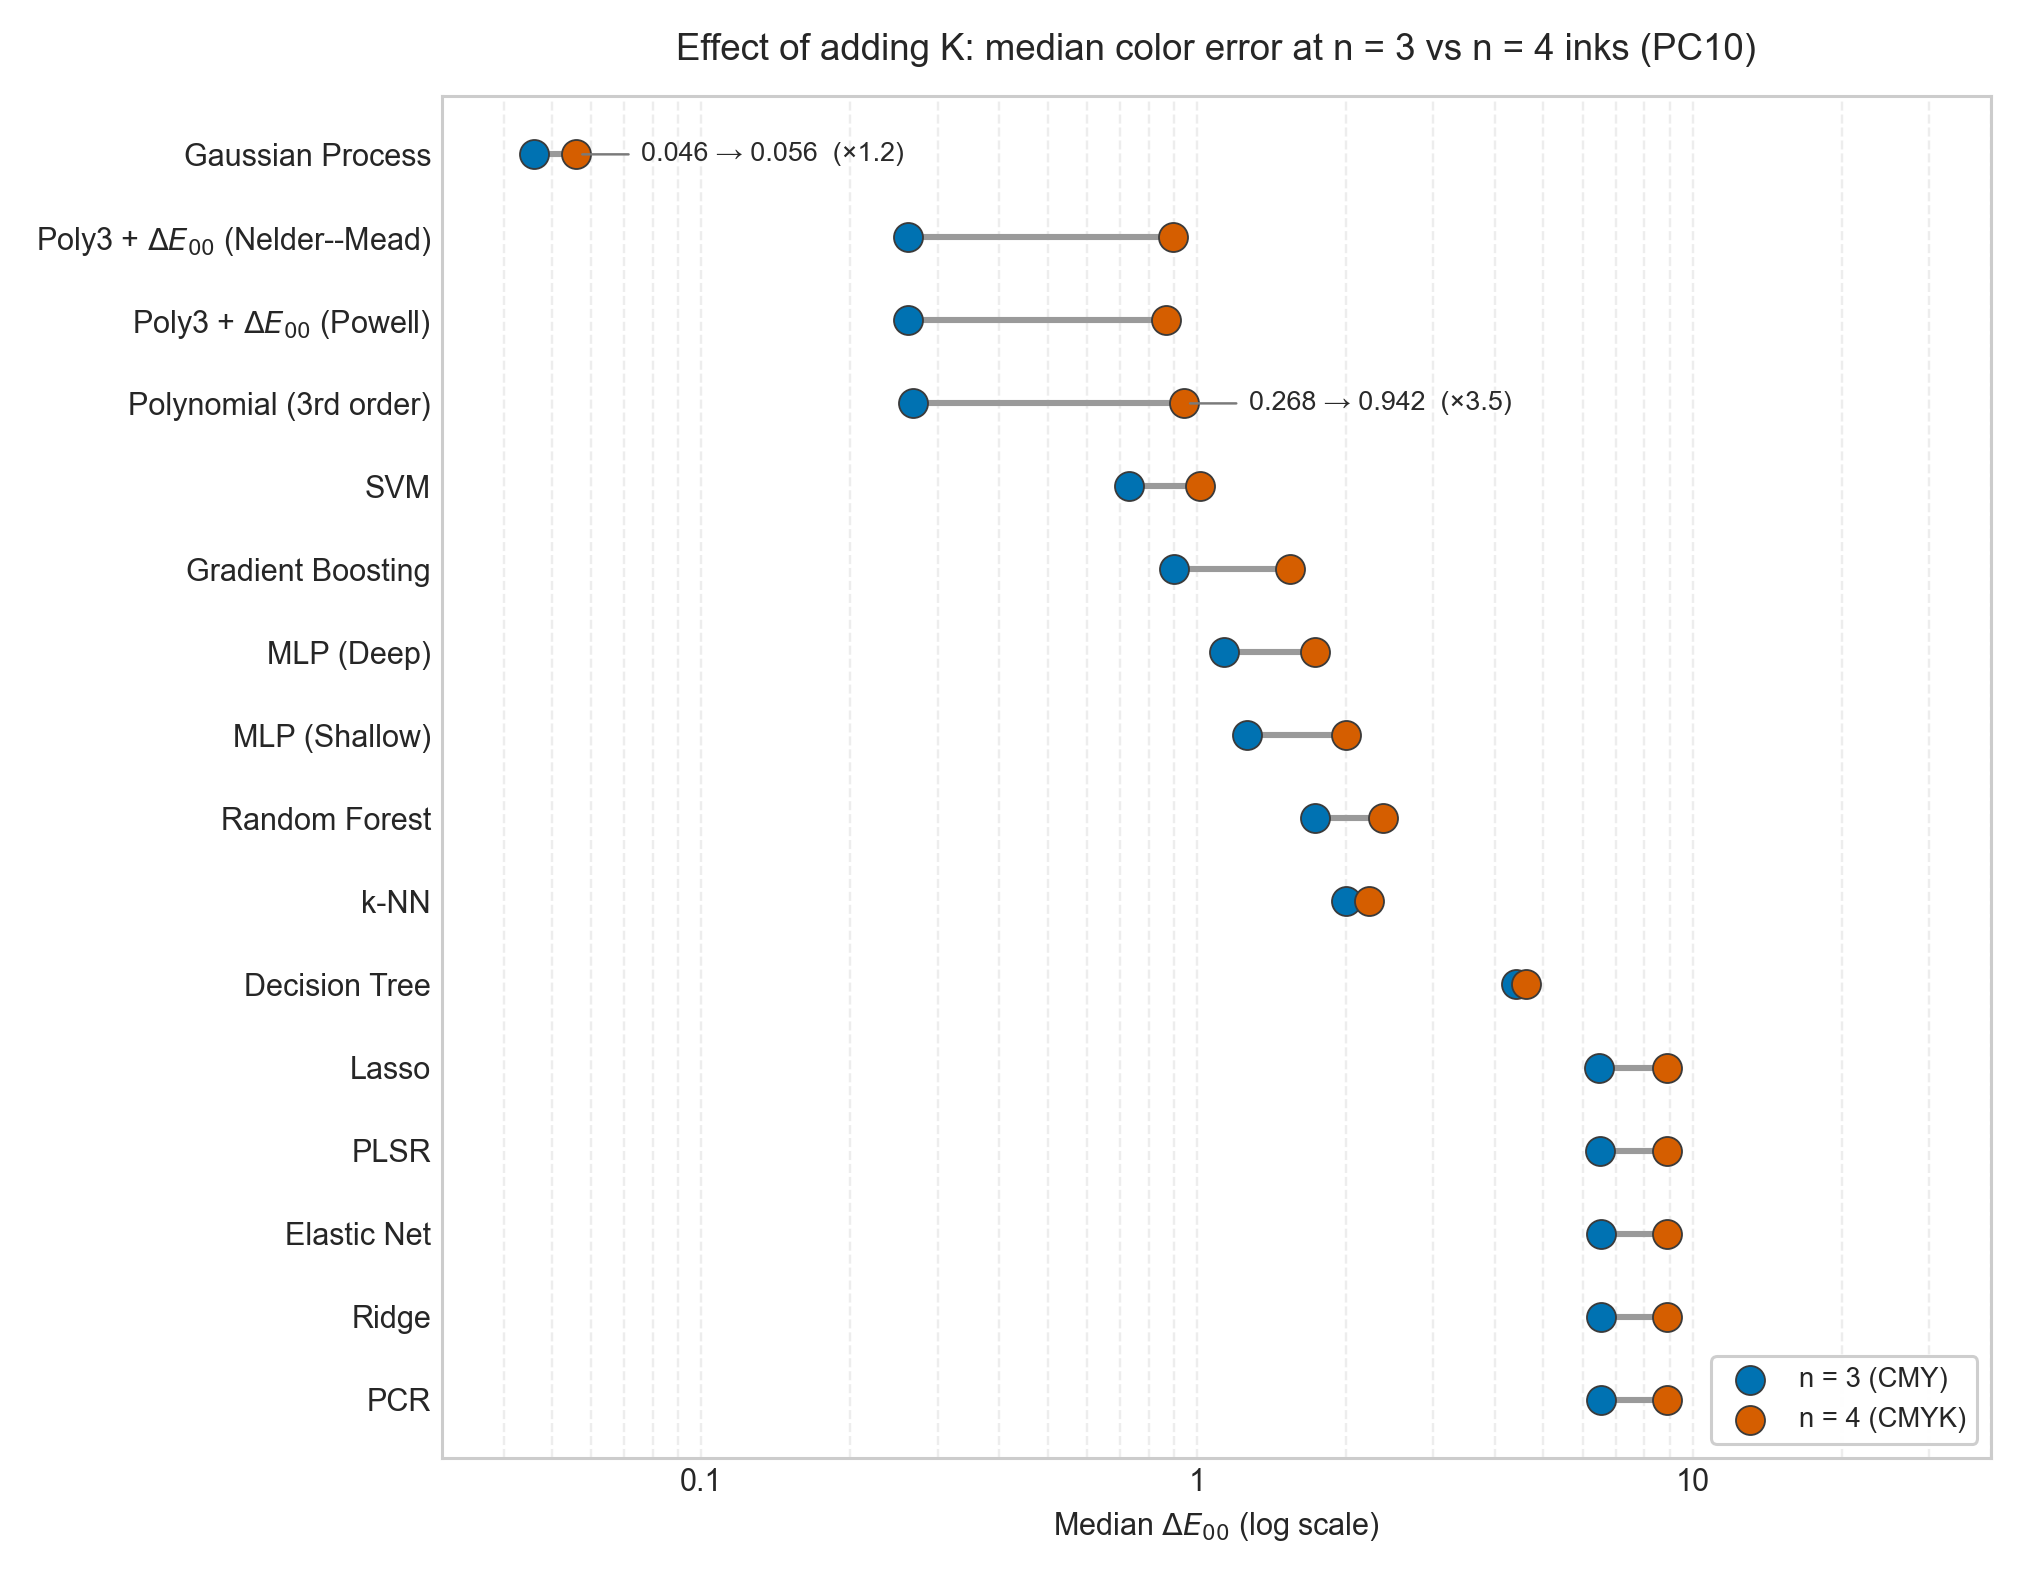

The Python source for this figure:
#!/usr/bin/env python3
"""
Figure: median CIEDE2000 error per model at n=3 (CMY) vs n=4 (CMYK) inks, on PC10.

Dumbbell/slope chart showing which models degrade as ink channels increase.

Source (never hand-entered): journal/results/PC10-CMY/summary.csv,
journal/results/PC10-CMYK/summary.csv
Run with: .venv/bin/python journal/figures/fig_n3_vs_n4.py
Writes: journal/figures/fig_n3_vs_n4.png
"""
import os

import matplotlib
matplotlib.use("Agg")
import matplotlib.pyplot as plt
import matplotlib.ticker as mticker
import pandas as pd

HERE = os.path.dirname(os.path.abspath(__file__))
RESULTS_DIR = os.path.join(HERE, "..", "results")
OUT_PATH = os.path.join(HERE, "fig_n3_vs_n4.png")

CMY_PATH = os.path.join(RESULTS_DIR, "PC10-CMY", "summary.csv")
CMYK_PATH = os.path.join(RESULTS_DIR, "PC10-CMYK", "summary.csv")

# Fixed categorical color order (Okabe-Ito palette, CVD-safe): baseline (n=3)
# first, then the n=4 comparison point.
COLOR_N3 = "#0072B2"  # blue
COLOR_N4 = "#D55E00"  # vermillion

MODEL_DISPLAY_NAMES = {
    "gaussian_process": "Gaussian Process",
    "poly3": "Polynomial (3rd order)",
    "svm": "SVM",
    "gradient_boost": "Gradient Boosting",
    "mlp_deep": "MLP (Deep)",
    "mlp_shallow": "MLP (Shallow)",
    "random_forest": "Random Forest",
    "knn": "k-NN",
    "decision_tree": "Decision Tree",
    "lasso": "Lasso",
    "elastic": "Elastic Net",
    "ridge": "Ridge",
    "pcr": "PCR",
    "plsr": "PLSR",
    "poly3_de00_nm": "Poly3 + $\\Delta E_{00}$ (Nelder--Mead)",
    "poly3_de00_powell": "Poly3 + $\\Delta E_{00}$ (Powell)",
}

# Models whose n=3 -> n=4 shift gets a direct callout label (selective labeling,
# not a number on every point).
HIGHLIGHT_MODELS = {"poly3", "gaussian_process"}


def load_comparison() -> pd.DataFrame:
    cmy = pd.read_csv(CMY_PATH).set_index("model")["median"].rename("n3")
    cmyk = pd.read_csv(CMYK_PATH).set_index("model")["median"].rename("n4")
    df = pd.concat([cmy, cmyk], axis=1).dropna()
    df = df.sort_values("n3", ascending=True)
    # Reverse so the best (lowest n=3 error) model lands at the TOP of the chart.
    df = df.iloc[::-1]
    return df


def make_figure(df: pd.DataFrame, out_path: str) -> None:
    models = df.index.tolist()
    n = len(models)
    y = list(range(n))

    plt.style.use("seaborn-v0_8-whitegrid")
    fig, ax = plt.subplots(figsize=(9.2, 7.2))

    for yy, model in zip(y, models):
        v3 = df.loc[model, "n3"]
        v4 = df.loc[model, "n4"]
        ax.plot([v3, v4], [yy, yy], color="#9a9a9a", linewidth=2, zorder=2, solid_capstyle="round")

    ax.scatter(df["n3"], y, s=90, color=COLOR_N3, edgecolor="#3a3a3a", linewidth=0.6,
               zorder=3, label="n = 3 (CMY)")
    ax.scatter(df["n4"], y, s=90, color=COLOR_N4, edgecolor="#3a3a3a", linewidth=0.6,
               zorder=3, label="n = 4 (CMYK)")

    # Selective direct callouts for the two highlighted models.
    for model in HIGHLIGHT_MODELS:
        yy = models.index(model)
        v3 = df.loc[model, "n3"]
        v4 = df.loc[model, "n4"]
        ratio = v4 / v3
        label = f"{v3:.3f} → {v4:.3f}  (×{ratio:.1f})"
        x_text = max(v3, v4) * 1.35
        ax.annotate(
            label,
            xy=(max(v3, v4), yy), xytext=(x_text, yy),
            va="center", ha="left", fontsize=8.8, color="#2a2a2a",
            arrowprops=dict(arrowstyle="-", color="#7a7a7a", linewidth=0.8),
        )

    ax.set_yticks(y)
    ax.set_yticklabels([MODEL_DISPLAY_NAMES.get(m, m) for m in models], fontsize=10)
    ax.set_ylim(-0.7, n - 0.3)

    ax.set_xscale("log")
    ax.set_xlim(0.03, 40)
    ax.xaxis.set_major_formatter(mticker.FuncFormatter(lambda v, _: f"{v:g}"))
    ax.set_xlabel(r"Median $\Delta E_{00}$ (log scale)")

    ax.set_title("Effect of adding K: median color error at n = 3 vs n = 4 inks (PC10)",
                 fontsize=12, pad=12)

    ax.grid(axis="y", visible=False)
    ax.grid(axis="x", which="both", linestyle="--", alpha=0.35, zorder=0)
    ax.set_axisbelow(True)

    ax.legend(loc="lower right", frameon=True, framealpha=0.95, fontsize=9)

    fig.tight_layout()
    fig.savefig(out_path, dpi=220)
    plt.close(fig)
    print(f"Wrote: {out_path}")


def main() -> None:
    df = load_comparison()
    make_figure(df, OUT_PATH)


if __name__ == "__main__":
    main()
